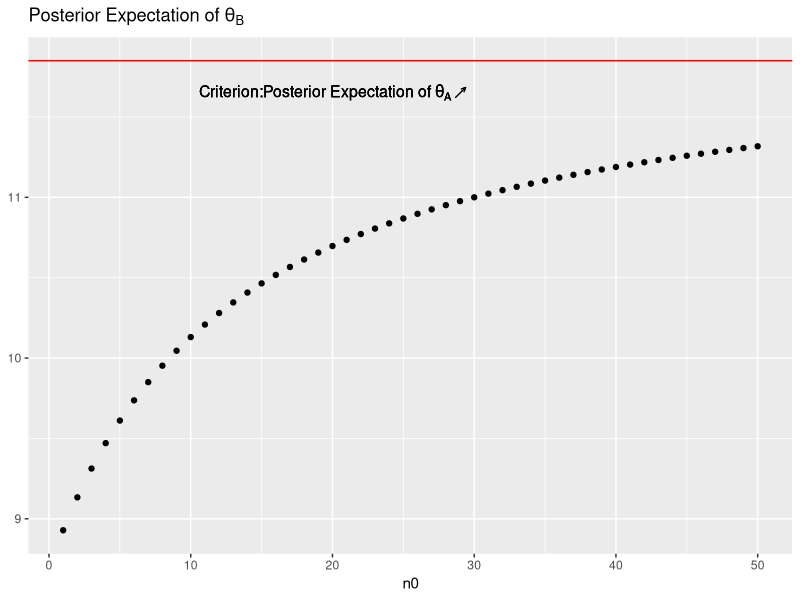
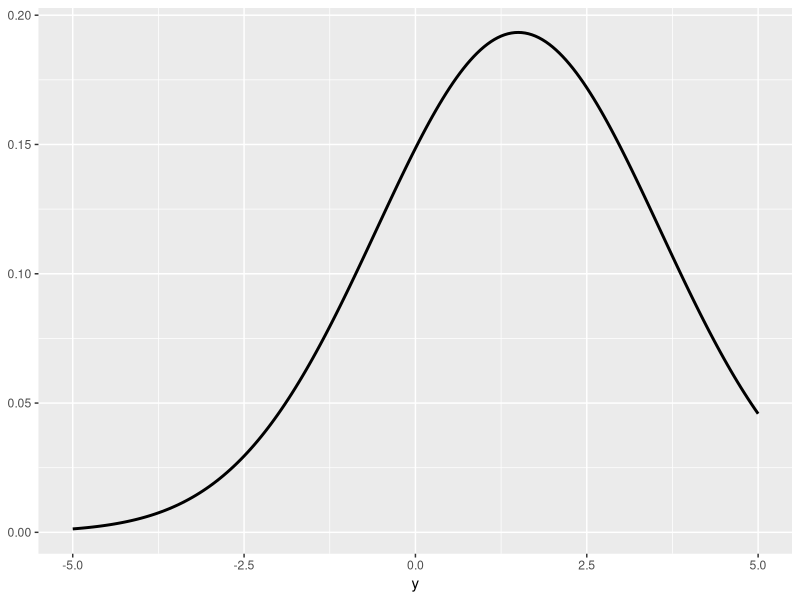

Recreate these plots in R, in order.
# A First Course in Bayesian Statistical Methods
library(tidyverse)

## Exercise 3.3
####(a)
round(qgamma(c(0.025, 0.975), 237, 20),2)
round(qgamma(c(0.025, 0.975), 125, 14),2)

####(b)
n0 = 1:50
data.frame(n0, exp=(12*n0+113)/(n0+13)) %>% 
  ggplot(aes(x=n0, y=exp)) + 
  geom_point() + ylab(NULL) +
  ggtitle(bquote("Posterior Expectation of" ~ theta[B])) +
  geom_hline(yintercept = 237/20, color='red') +
  annotate("text", x=20, y=237/20-0.2,
           label=bquote("Criterion:Posterior Expectation of" ~ theta[A] ~"↗"), size=4)
# theta_B의 사후기댓값이 theta_A의 사후기댓값(11.83)과 비슷해지기 위해서는
# theta_B에 대한 사전믿음 수준이 11.83에 가깝고 그 강도도 더 강해야 할 것이다.

####(c)
# 집단A와 집단B가 사전기댓값이 12로 같기는 하지만, evidence 차이가 워낙 커서
# 두 집단은 독립이라고 봐도 될 정도인 것 같다.

#--------------------------------------------------------------------------------#

# Bayesian Data Analysis

## Exercise 1.1
####(a)
y <- seq(-5, 5, 0.05)
data.frame(y) %>% 
  ggplot(aes(x=y, 0.5*dnorm(y, mean=1, sd=2) + 0.5*dnorm(y,mean=2, sd=2))) +
  geom_line(size=1) + ylab(NULL)

####(b)
theta_1 = dnorm(x=1, mean=1, sd=2) # when theta=1
theta_2 = dnorm(x=1, mean=2, sd=2) # when theta=2
ans = theta_1 / (theta_1 + theta_2)
print(ans)

####(c)
# 분산이 커지면 평균이 1인지 2인지가 중요해지지 않는다.
# 그러므로 theta가 1일 확률과 2일 사후확률은 0.5로 점점 같아진다.
# 분산이 작아지면 데이터(y)의 값에 사후확률이 극단적으로 좌지우지된다.

## Exercise 2-13.
df = data.frame(year=seq(1976,1985),
           fatal.accident=c(24,25,31,31,22,21,26,20,16,22),
           pass.death=c(734,516,754,877,814,362,764,809,223,1066),
           death.rate=c(.19,.12,.15,.16,.14,.06,.13,.13,.03,.15))
print(df)

####(a)
accident.sum = sum(df[,"fatal.accident"])
year.cnt = length(df[,'year'])

sample.size = 1000
theta = rgamma(sample.size, accident.sum)/year.cnt
sample = rpois(sample.size, theta)
pred.interval = sort(sample)[c(25, 976)]
print(pred.interval) # 답: (14, 35) (물론 할 때마다 조금씩 다르게 나옴)

####(b)
df <- df %>% 
  mutate(pass.mile = round(pass.death/death.rate*1e8, -6))
print(df)

mile.sum = sum(df[,'pass.mile'])
theta = rgamma(sample.size, accident.sum)/mile.sum
sample = rpois(sample.size, theta*8e11) 
pred.interval = sort(sample)[c(25, 976)]
print(pred.interval) # 답: (21, 47) (물론 할 때마다 조금씩 다르게 나옴)

####(c)
death.sum = sum(df[,'pass.death'])
theta = rgamma(sample.size, death.sum)/year.cnt
sample = rpois(sample.size, theta)
pred.interval = sort(sample)[c(25, 976)]
print(pred.interval) # 답: (642, 745) (물론 할 때마다 조금씩 다르게 나옴)

####(d)
theta = rgamma(sample.size, death.sum)/mile.sum
sample = rpois(sample.size, theta*8e11)
pred.interval = sort(sample)[c(25, 976)]
print(pred.interval) # 답: (904, 1034) (물론 할 때마다 조금씩 다르게 나옴)
